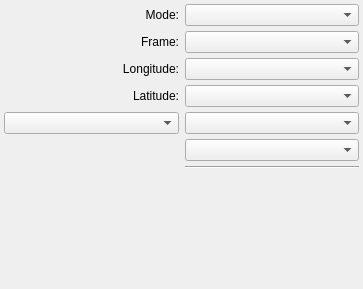
<?xml version="1.0" encoding="UTF-8"?>
<ui version="4.0">
 <class>WWT</class>
 <widget class="QWidget" name="WWT">
  <property name="geometry">
   <rect>
    <x>0</x>
    <y>0</y>
    <width>363</width>
    <height>289</height>
   </rect>
  </property>
  <property name="windowTitle">
   <string>Form</string>
  </property>
  <layout class="QGridLayout" name="gridLayout">
   <property name="leftMargin">
    <number>4</number>
   </property>
   <property name="topMargin">
    <number>4</number>
   </property>
   <property name="rightMargin">
    <number>4</number>
   </property>
   <property name="bottomMargin">
    <number>4</number>
   </property>
   <property name="verticalSpacing">
    <number>5</number>
   </property>
   <item row="6" column="1">
    <widget class="Line" name="line">
     <property name="orientation">
      <enum>Qt::Horizontal</enum>
     </property>
    </widget>
   </item>
   <item row="2" column="1">
    <widget class="QComboBox" name="combosel_lon_att">
     <property name="sizeAdjustPolicy">
      <enum>QComboBox::AdjustToContents</enum>
     </property>
    </widget>
   </item>
   <item row="2" column="0">
    <widget class="QLabel" name="label_lon_att">
     <property name="text">
      <string>Longitude:</string>
     </property>
     <property name="alignment">
      <set>Qt::AlignRight|Qt::AlignTrailing|Qt::AlignVCenter</set>
     </property>
    </widget>
   </item>
   <item row="3" column="0">
    <widget class="QLabel" name="label_lat_att">
     <property name="text">
      <string>Latitude:</string>
     </property>
     <property name="alignment">
      <set>Qt::AlignRight|Qt::AlignTrailing|Qt::AlignVCenter</set>
     </property>
    </widget>
   </item>
   <item row="4" column="0">
    <widget class="QComboBox" name="combosel_alt_type">
     <property name="sizeAdjustPolicy">
      <enum>QComboBox::AdjustToContents</enum>
     </property>
    </widget>
   </item>
   <item row="1" column="1">
    <widget class="QComboBox" name="combosel_frame">
     <property name="sizeAdjustPolicy">
      <enum>QComboBox::AdjustToContents</enum>
     </property>
    </widget>
   </item>
   <item row="3" column="1">
    <widget class="QComboBox" name="combosel_lat_att">
     <property name="sizeAdjustPolicy">
      <enum>QComboBox::AdjustToContents</enum>
     </property>
    </widget>
   </item>
   <item row="1" column="0">
    <widget class="QLabel" name="label_frame">
     <property name="text">
      <string>Frame:</string>
     </property>
     <property name="alignment">
      <set>Qt::AlignRight|Qt::AlignTrailing|Qt::AlignVCenter</set>
     </property>
    </widget>
   </item>
   <item row="11" column="1">
    <spacer name="verticalSpacer">
     <property name="orientation">
      <enum>Qt::Vertical</enum>
     </property>
     <property name="sizeHint" stdset="0">
      <size>
       <width>20</width>
       <height>40</height>
      </size>
     </property>
    </spacer>
   </item>
   <item row="0" column="1">
    <widget class="QComboBox" name="combosel_mode">
     <property name="sizeAdjustPolicy">
      <enum>QComboBox::AdjustToContents</enum>
     </property>
    </widget>
   </item>
   <item row="5" column="1">
    <widget class="QComboBox" name="combosel_alt_unit">
     <property name="sizeAdjustPolicy">
      <enum>QComboBox::AdjustToContents</enum>
     </property>
    </widget>
   </item>
   <item row="0" column="0">
    <widget class="QLabel" name="label_mode">
     <property name="font">
      <font>
       <weight>50</weight>
       <bold>false</bold>
      </font>
     </property>
     <property name="text">
      <string>Mode:</string>
     </property>
     <property name="alignment">
      <set>Qt::AlignRight|Qt::AlignTrailing|Qt::AlignVCenter</set>
     </property>
    </widget>
   </item>
   <item row="4" column="1">
    <widget class="QComboBox" name="combosel_alt_att"/>
   </item>
  </layout>
 </widget>
 <resources/>
 <connections/>
</ui>
